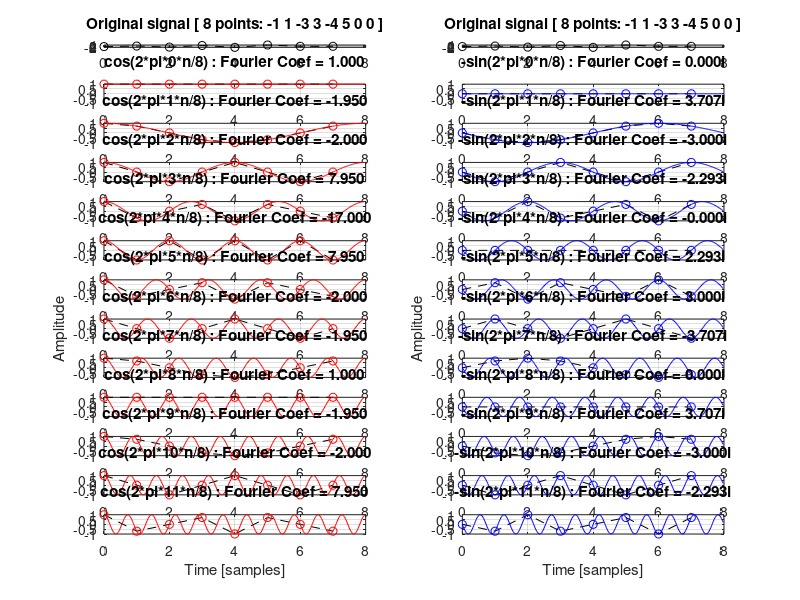
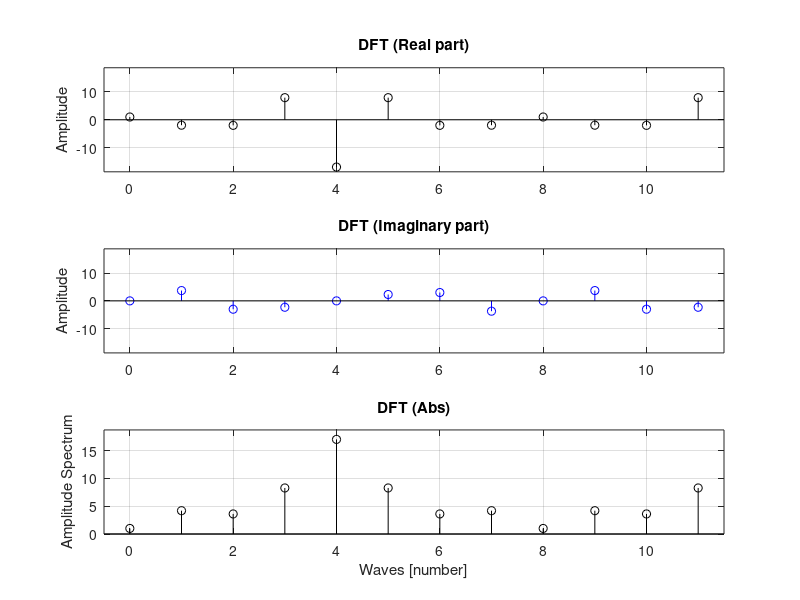

The MATLAB script that drew these images, in order:
%%%%%%%%%%%%%%%%%%%%%%%%%%%%%%%%%%%%%%%%%%%%%%%%%%%%%%%%%%%
% DFT Demo for Applied Electronic Engineering Class
%  (compatible with Matlab/Octave)
%    by Yoshiki NAGATANI, Kobe City College of Technology
%    https://github.com/nagataniyoshiki
% 
%   rev. 20170509: First version
%   rev. 20170530: Use stem function
%%%%%%%%%%%%%%%%%%%%%%%%%%%%%%%%%%%%%%%%%%%%%%%%%%%%%%%%%%%

clear;

%% Edit this part %%%%%%%%%%%%%%%%%%%%%%%%%%%%%%%%%%%%%%%%%%%%%%%%
% Original Signal
Sig = [-1 1 -3 3 -4 5 0 0];

% Number of waveforms to display
Waves = 12;
%%%%%%%%%%%%%%%%%%%%%%%%%%%%%%%%%%%%%%%%%%%%%%%%%%%%%%%%%%%%%%%%%%%%%%%%%%%

% Number of samples / Temporal resolution
Na = size(Sig,2);
dta = 1;
smoothsampling = 40;
Nb = Na * smoothsampling;
dtb = dta / smoothsampling;

% Time axes
ta = [0:Na-1]*dta;
tb = [0:Nb-1]*dtb;

% Prepare figure window
fig1 = figure;
set(fig1,'Name','DFT Demo: Waveforms','position',[10 60 800 940]);

% Plot original signal
subplot(Waves+2,2,1);
plot(ta,Sig,'ko--');
grid on;
axis([0 Na min(Sig) max(Sig)]);
title([sprintf('Original signal [ %d points: ',Na) sprintf('%d ',Sig) ']']);
subplot(Waves+2,2,2);
plot(ta,Sig,'ko--');
grid on;
axis([0 Na min(Sig) max(Sig)]);
title([sprintf('Original signal [ %d points: ',Na) sprintf('%d ',Sig) ']']);

drawnow;

% Calculate and Show DFT coefficients
for n=0:Waves-1
    % Real Part: cos(2*pi*f*n/N) %%%%%%%%%%%%
    cosa = cos(2*pi()*n*ta/Na);
    cosb = cos(2*pi()*n*tb/Na);
    coefreal(n+1) = sum(Sig.*cosa);
    % Show waveforms
    subplot(Waves+1,2,3+n*2);
    plot(ta,cosa,'k--');
    hold on;
    plot(ta,cosa,'ro');
    plot(tb,cosb,'r-');
    grid on;
    axis([0 Na -1 1]);
    title(sprintf('cos(2*pi*%d*n/%d) : Fourier Coef = %.3f',n,Na,coefreal(n+1)));
    % Axis labels
    if n == round((Waves-1)/2)
        ylabel('Amplitude');
    end
    if n == Waves-1
        xlabel('Time [samples]');
    end

  % Imaginary Part: sin(2*pi*f*n/N) %%%%%%%%%%%%
    sina = -sin(2*pi()*n*ta/Na);
    sinb = -sin(2*pi()*n*tb/Na);
    coefimag(n+1) = sum(Sig.*sina);
    % Show waveforms
    subplot(Waves+1,2,4+n*2);
    plot(ta,sina,'k--');
    hold on;
    plot(ta,sina,'bo');
    plot(tb,sinb,'b-');
    grid on;
    axis([0 Na -1 1]);
    title(sprintf('-sin(2*pi*%d*n/%d) : Fourier Coef = %.3fi',n,Na,coefimag(n+1)));
    % Axis labels
    if n == round((Waves-1)/2)
        ylabel('Amplitude');
    end
    if n == Waves-1
        xlabel('Time [samples]');
    end
    
    drawnow;
end;

% DFT coefficients = Real + i*Imaginary
DFT = coefreal + 1i*coefimag;
disp('DFT result (manually calculated)')
DFT.'

% Show DFT results
fig2 = figure;
set(fig2,'Name','DFT Demo: DFT result','position',[820 300 500 700]);

subplot(3,1,1);
stem([0:Waves-1], real(DFT)','k');
grid on;
axis([-0.5 Waves-0.5 -max(abs(DFT)*1.1) max(abs(DFT)*1.1)]);
title('DFT (Real part)');
ylabel('Amplitude');

subplot(3,1,2);
stem([0:Waves-1], imag(DFT)','b');
grid on;
axis([-0.5 Waves-0.5 -max(abs(DFT)*1.1) max(abs(DFT)*1.1)]);
title('DFT (Imaginary part)');
ylabel('Amplitude');

subplot(3,1,3);
stem([0:Waves-1], abs(DFT)','k');
grid on;
axis([-0.5 Waves-0.5 0 max(abs(DFT)*1.1)]);
title('DFT (Abs)');
ylabel('Amplitude Spectrum');
xlabel('Waves [number]');

% FFT for comparison (built-in function of Matlab/Octave)
disp('FFT for comparison (built-in function of Matlab/Octave)')
FFT = fft(Sig).'
